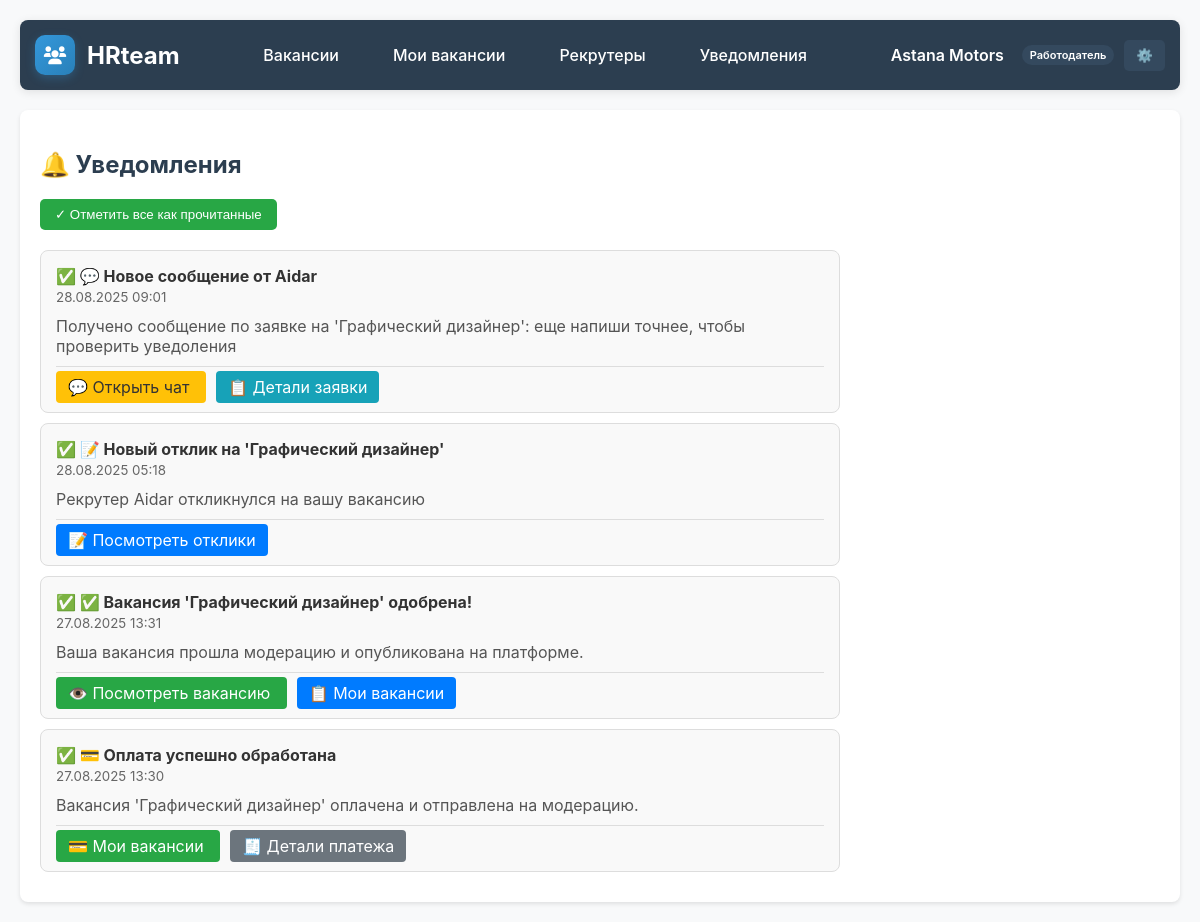
The app's page /notifications (signed in) with its own data.
### models.py (models this page shows)
class User(Base):
    __tablename__ = "users"
    id = Column(String, primary_key=True, default=lambda: str(uuid.uuid4()))
    email = Column(String, unique=True, index=True, nullable=False)
    name = Column(String, nullable=False)
    hashed_password = Column(String, nullable=False)
    user_type = Column(Enum(UserType), nullable=False)
    first_name = Column(String)
    last_name = Column(String)
    phone = Column(String)
    location = Column(String)
    bio = Column(Text)
    avatar_url = Column(String)
    experience = Column(Text)
    specialization = Column(String)
    portfolio_url = Column(String)
    resume_url = Column(String)
    skills = Column(Text)
    certifications = Column(Text)
    languages = Column(String)
    hourly_rate = Column(Float)
    availability = Column(String)
    company = Column(String)
    company_size = Column(String)
    industry = Column(String)
    website = Column(String)
    company_description = Column(Text)
    tax_id = Column(String)
    is_verified = Column(Boolean, default=False)
    is_active = Column(Boolean, default=True)
    email_verified = Column(Boolean, default=False)
    phone_verified = Column(Boolean, default=False)
    verification_token = Column(String)
    reset_password_token = Column(String)
    reset_password_expires = Column(DateTime)
    last_login = Column(DateTime)
    last_activity = Column(DateTime)
    login_count = Column(Integer, default=0)
    profile_completion = Column(Integer, default=0)
    email_notifications = Column(Boolean, default=True)
    sms_notifications = Column(Boolean, default=False)
    push_notifications = Column(Boolean, default=True)
    newsletter_subscription = Column(Boolean, default=True)
    created_at = Column(DateTime, default=datetime.utcnow)
    updated_at = Column(DateTime, default=datetime.utcnow, onupdate=datetime.utcnow)
    deleted_at = Column(DateTime)
    jobs = relationship("Job", back_populates="employer", foreign_keys="Job.employer_id")
    recruiter_applications = relationship("Application", back_populates="recruiter")
    sent_messages = relationship("Message", back_populates="sender", foreign_keys="Message.sender_id")
    received_messages = relationship("Message", back_populates="recipient", foreign_keys="Message.recipient_id")
    recruiter_ratings = relationship("RecruiterRating", back_populates="recruiter", foreign_keys="RecruiterRating.recruiter_id")
    employer_ratings = relationship("RecruiterRating", back_populates="employer", foreign_keys="RecruiterRating.employer_id")
    notifications = relationship("Notification", back_populates="user", foreign_keys="Notification.user_id")
    payments = relationship("Payment", back_populates="employer")

class Notification(Base):
    __tablename__ = "notifications"
    id = Column(String, primary_key=True, default=lambda: str(uuid.uuid4()))
    user_id = Column(String, ForeignKey("users.id"))
    type = Column(Enum(NotificationType), nullable=False)
    title = Column(String, nullable=False)
    message = Column(Text, nullable=False)
    data = Column(Text)
    action_url = Column(String)
    image_url = Column(String)
    is_read = Column(Boolean, default=False)
    is_sent = Column(Boolean, default=False)
    channel = Column(String, default="app")
    related_job_id = Column(String)
    related_user_id = Column(String)
    related_application_id = Column(String)
    related_payment_id = Column(String)
    related_message_id = Column(String)
    scheduled_for = Column(DateTime)
    sent_at = Column(DateTime)
    read_at = Column(DateTime)
    expires_at = Column(DateTime)
    created_at = Column(DateTime, default=datetime.utcnow)
    user = relationship("User", back_populates="notifications", foreign_keys=[user_id])

### main.py (the view)
@app.get("/notifications", response_class=HTMLResponse)
def notifications(request: Request, db: Session = Depends(get_db), current_user: User = Depends(get_required_user)):
    unread_count = get_unread_notifications_count(db, current_user.id)
    notifications = db.query(Notification).filter(Notification.user_id == current_user.id).order_by(Notification.created_at.desc()).all()
    return templates.TemplateResponse("notifications.html", {
        "request": request,
        "notifications": notifications,
        "current_user": current_user,
        "unread_count": unread_count
    })

### templates/notifications.html (shortened to what this page needs)
{% extends "base.html" %}
{% block content %}
  <h2>🔔 Уведомления</h2>
  <div style="margin-bottom: 20px;">
    <form method="post" action="/notifications/read-all" style="display: inline;">
      <button type="submit" style="background: #28a745; color: white; padding: 8px 15px; border: none; border-radius: 5px;">
        ✓ Отметить все как прочитанные
      </button>
    </form>
  </div>
  {% if notifications %}
    <div style="max-width: 800px;">
      {% for notification in notifications %}
        {% if not notification.is_read %}
          <div style="border: 1px solid #007bff; border-radius: 8px; padding: 15px; margin-bottom: 10px; background-color: #f0f8ff;">
        {% else %}
          <div style="border: 1px solid #ddd; border-radius: 8px; padding: 15px; margin-bottom: 10px; background-color: #f9f9f9;">
        {% endif %}
          <div style="display: flex; justify-content: space-between; align-items: start; margin-bottom: 10px;">
            <div>
              <h4 style="margin: 0; color: #333;">
                {% if not notification.is_read %}🔴{% else %}✅{% endif %}
                {% if notification.type.value == 'new_message' %}💬{% endif %}
                {% if notification.type.value == 'new_application' %}📝{% endif %}
                {% if notification.type.value == 'job_approved' %}✅{% endif %}
                {% if notification.type.value == 'payment_success' %}💳{% endif %}
                {{ notification.title }}
              </h4>
              <small style="color: #666;">{{ notification.created_at.strftime('%d.%m.%Y %H:%M') }}</small>
            </div>
          </div>
          <p style="margin: 10px 0; color: #555;">{{ notification.message }}</p>
          <div style="border-top: 1px solid #ddd; padding-top: 10px;">
            {% if notification.type.value == 'new_application' and notification.related_job_id %}
              <a href="/my/jobs" style="background: #007bff; color: white; padding: 6px 12px; text-decoration: none; border-radius: 4px; margin-right: 10px;">
                📝 Посмотреть отклики
              </a>
            {% elif notification.type.value == 'new_job' and notification.related_job_id %}
              <a href="/admin/jobs" style="background: #28a745; color: white; padding: 6px 12px; text-decoration: none; border-radius: 4px; margin-right: 10px;">
                🏢 Посмотреть вакансию
              </a>
            {% elif notification.type.value == 'new_message' and notification.related_application_id %}
              <a href="/applications/{{ notification.related_application_id }}/messages" style="background: #ffc107; color: #333; padding: 6px 12px; text-decoration: none; border-radius: 4px; margin-right: 10px;">
                💬 Открыть чат
              </a>
              <a href="/applications/{{ notification.related_application_id }}" style="background: #17a2b8; color: white; padding: 6px 12px; text-decoration: none; border-radius: 4px; margin-right: 10px;">
                📋 Детали заявки
              </a>
            {% elif notification.type.value == 'new_message' and notification.related_user_id %}
              <a href="/messages" style="background: #ffc107; color: #333; padding: 6px 12px; text-decoration: none; border-radius: 4px; margin-right: 10px;">
                💬 Открыть сообщения
              </a>
            {% elif notification.type.value == 'new_rating' %}
              <a href="/my/applications" style="background: #6f42c1; color: white; padding: 6px 12px; text-decoration: none; border-radius: 4px; margin-right: 10px;">
                ⭐ Мои проекты
              </a>
            {% elif notification.type.value == 'job_approved' and notification.related_job_id %}
              <a href="/jobs/{{ notification.related_job_id }}" style="background: #28a745; color: white; padding: 6px 12px; text-decoration: none; border-radius: 4px; margin-right: 10px;">
                👁️ Посмотреть вакансию
              </a>
              <a href="/my/jobs" style="background: #007bff; color: white; padding: 6px 12px; text-decoration: none; border-radius: 4px; margin-right: 10px;">
                📋 Мои вакансии
              </a>
            {% elif notification.type.value == 'job_rejected' and notification.related_job_id %}
              <a href="/my/jobs" style="background: #dc3545; color: white; padding: 6px 12px; text-decoration: none; border-radius: 4px; margin-right: 10px;">
                📋 Мои вакансии
              </a>
            {% elif notification.type.value == 'payment_success' and notification.related_job_id %}
              <a href="/my/jobs" style="background: #28a745; color: white; padding: 6px 12px; text-decoration: none; border-radius: 4px; margin-right: 10px;">
                💳 Мои вакансии
              </a>
              {% if notification.related_payment_id %}
                <a href="/payments/{{ notification.related_payment_id }}" style="background: #6c757d; color: white; padding: 6px 12px; text-decoration: none; border-radius: 4px; margin-right: 10px;">
                  🧾 Детали платежа
                </a>
              {% endif %}
            {% endif %}
          </div>
        </div>
      {% endfor %}
    </div>
  {% endif %}
{% endblock %}

### templates/base.html (shortened to what this page needs)
<!DOCTYPE html>
<html lang="ru">
<head>
  <link rel="stylesheet" href="/static/style.css">
  <link href="https://cdnjs.cloudflare.com/ajax/libs/font-awesome/6.0.0/css/all.min.css" rel="stylesheet">
</head>
<body>
  <header>
    <nav>
      <div class="logo">
        <div style="background: linear-gradient(135deg, #3498db, #2980b9); width: 40px; height: 40px; border-radius: 10px; display: flex; align-items: center; justify-content: center; box-shadow: 0 3px 10px rgba(52,152,219,0.3);">
          <i class="fas fa-users" style="color: white; font-size: 18px;"></i>
        </div>
        HRteam
      </div>
      <div class="nav-links">
        {% if not current_user %}
          <a href="/">Главная</a>
          <a href="/jobs">Вакансии</a>
          <a href="/top-recruiters">Топ рекрутеров</a>
          <a href="/faq">Вопросы и ответы</a>
        {% else %}
          {% if current_user.user_type.value == 'admin' %}
            <a href="/admin">Админ панель</a>
            <a href="/admin/jobs">Модерация вакансий</a>
            <a href="/jobs">Все вакансии</a>
            <a href="/top-recruiters">Топ рекрутеров</a>
          {% elif current_user.user_type.value == 'employer' %}
            <a href="/jobs">Вакансии</a>
            <a href="/my/jobs">Мои вакансии</a>
            <a href="/top-recruiters">Рекрутеры</a>
          {% elif current_user.user_type.value == 'recruiter' %}
            <a href="/jobs">Вакансии</a>
            <a href="/my/applications">Мои отклики</a>
            <a href="/top-recruiters">Топ рекрутеров</a>
          {% endif %}
          <a href="/notifications">
            Уведомления
          </a>
        {% endif %}
      </div>
      <div style="display: flex; align-items: center; gap: 15px;">
        {% if current_user %}
          <div style="display: flex; align-items: center; gap: 10px;">
            <span style="color: white; font-weight: 600;">{{ current_user.name }}</span>
            <span class="user-badge {{ current_user.user_type.value }}">
              {% if current_user.user_type.value == 'admin' %}Администратор
              {% elif current_user.user_type.value == 'employer' %}Работодатель
              {% elif current_user.user_type.value == 'recruiter' %}Рекрутер
              {% endif %}
            </span>
            <div style="position: relative; display: inline-block;">
              <button style="background: #34495e; color: white; border: none; padding: 8px 12px; border-radius: 5px; cursor: pointer;" onclick="toggleDropdown()">
                ⚙️
              </button>
            </div>
          </div>
        {% else %}
          <a href="/register" style="color: white; text-decoration: none;">Регистрация</a>
          <a href="/login" style="color: white; text-decoration: none; background: #3498db; padding: 8px 15px; border-radius: 5px;">Вход</a>
        {% endif %}
      </div>
    </nav>
  </header>
  <main style="max-width: 1200px; margin: 0 auto; padding: 20px;">
    {% block content %}{% endblock %}
  </main>
</body>
</html>

### static/style.css (style rules this page uses)
body { font-family: Arial, sans-serif; margin: 0; padding: 20px; background-color: #f5f5f5; }
header { background-color: white; padding: 20px; border-radius: 8px; margin-bottom: 20px; box-shadow: 0 2px 4px rgba(0,0,0,0.1); }
nav a { text-decoration: none; color: #007bff; margin: 0 5px; }
main { background-color: white; padding: 20px; border-radius: 8px; box-shadow: 0 2px 4px rgba(0,0,0,0.1); }
form button { background: #007bff; color: white; padding: 10px 20px; border: none; border-radius: 4px; cursor: pointer; }

### templates/base.html (style rules this page uses)
body { font-family: 'Inter', -apple-system, BlinkMacSystemFont, sans-serif; margin: 0; background: #f8f9fa; color: #2c3e50; }
header { background: #2c3e50; color: white; padding: 15px; box-shadow: 0 2px 10px rgba(0,0,0,0.1); position: sticky; top: 0; z-index: 1000; }
nav { max-width: 1200px; margin: 0 auto; display: flex; justify-content: space-between; align-items: center; }
.logo { display: flex; align-items: center; gap: 12px; font-size: 24px; font-weight: 700; color: white; }
.nav-links { display: flex; align-items: center; gap: 20px; }
.nav-links a { color: white; text-decoration: none; font-weight: 500; padding: 8px 12px; border-radius: 6px; transition: background-color 0.3s ease; user-select: none; }
.user-badge { font-size: 11px; padding: 3px 8px; border-radius: 12px; font-weight: 600; margin-left: 8px; }
.user-badge.employer { background: #34495e; color: white; }

### records on screen
User: name "Astana Motors"
Notification: title "Новое сообщение от Aidar", created_at "28.08.2025 09:01", message "Получено сообщение по заявке на 'Графический дизайнер': еще напиши точнее, чтобы проверить уведоления"
Notification: title "Новый отклик на 'Графический дизайнер'", created_at "28.08.2025 05:18", message "Рекрутер Aidar откликнулся на вашу вакансию", type "📝 Посмотреть отклики"
Notification: title "Вакансия 'Графический дизайнер' одобрена!", created_at "27.08.2025 13:31", message "Ваша вакансия прошла модерацию и опубликована на платформе."
Notification: title "Оплата успешно обработана", created_at "27.08.2025 13:30", message "Вакансия 'Графический дизайнер' оплачена и отправлена на модерацию."
